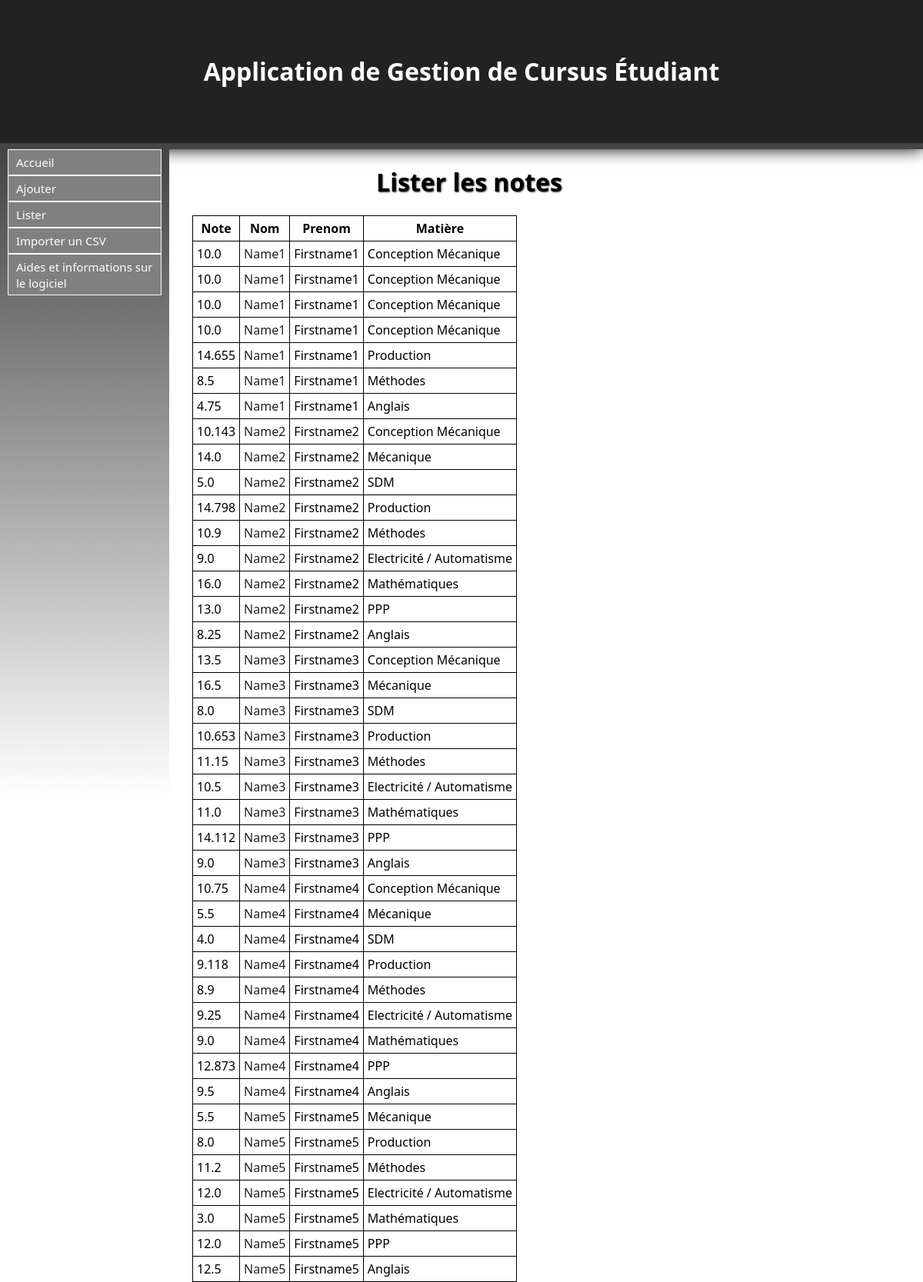
Page /Note/listernotes on the committed database.
### Note/models.py (models this page shows, shortened)
class Note(models.Model):
	valeur = models.FloatField()
	etudiant = models.ForeignKey(Etu, null=True)
	matiere = models.ForeignKey(Matiere, null=True)

### Etudiant/models.py (models this page shows, shortened)
class Etu(models.Model):
	nom = models.CharField(max_length=30, null=False)
	prenom = models.CharField(max_length=30, null=False)
	age = models.IntegerField(null=True)
	apogee = models.IntegerField(null=True)
	date_naissance = models.DateField(null=True)
	sexe = models.CharField(max_length=1, null=True)
	adresse = models.CharField(max_length=100, null=True)
	ine = models.CharField(max_length=100, null=True)
	adresse_parents = models.CharField(max_length=100, null=True)
	tel = models.IntegerField(null=True)
	tel_par = models.IntegerField(null=True)
	lieu_naissance = models.CharField(max_length=100, null=True)
	nationalite = models.CharField(max_length=100, null=True)
	situation_familiale = models.CharField(max_length=100, null=True)
	situation_militaire = models.CharField(max_length=100, null=True)
	cate_socio_pro_chef_famille = models.CharField(max_length=100, null=True)
	cate_socio_pro_autre_parent = models.CharField(max_length=100, null=True)
	aide_financiere = models.CharField(max_length=100, null=True)
	bourse = models.CharField(max_length=100, null=True)
	groupe = models.ForeignKey(Groupe, null=True)

### Matiere/models.py (models this page shows, shortened)
class Matiere(models.Model):
	intitule = models.CharField(max_length=30,null=False)
	code = models.CharField(max_length=30,null=False)
	coefficient = models.FloatField(default=1.0)
	unite = models.ForeignKey('UE.UniteE', null=True)

### Note/views.py (the view)
def listernotes(request):
	notes = Note.objects.all().order_by('etudiant__nom')
	return render(request, 'contenu_html/listernotes.html',{'notes': notes})

### Note/templates/contenu_html/listernotes.html (shortened to what this page needs)
{% extends "base.html" %}
{% block content %}
<h1>Lister les notes</h1>
{% if not notes %}
	<p>Pas de notes</p>
{% else %}
	<table style="border:1px solid black; border-collapse : collapse;">
	<tr>
		<th style="border:1px solid black;">Note</th>
		<th style="border:1px solid black;">Nom</th>
		<th style="border:1px solid black;">Prenom</th>
		<th style="border:1px solid black;">Matière</th>
	</tr>
{% endif %}
{% for note in notes %}
	<tr>
		<td style="border:1px solid black;">{{ note.valeur }}</td>
		<td style="border:1px solid black;"><a href="listeretu/{{ note.etudiant_id }}">{{ note.etudiant.nom }}</a></td>
		<td style="border:1px solid black;">{{ note.etudiant.prenom }}</td>
		<td style="border:1px solid black;">{{ note.matiere.intitule }}</td>
	</tr>
{% endfor %}
</table>
{% endblock %}

### Etudiant/static/css/stylesheet.css (style rules this page uses)
a { color:#222222; text-decoration: none; }
body { font-family: "Segoe UI", Verdana, serif; font-size:12pt; margin:0; padding:0; }
h1 { text-shadow:1px 1px 2px #333333; text-align: center; color:white; }
#main h1 { color: black; }
table { margin-left: 50px; }
td,th { padding: 5px; }

### rows in the picture
Note: valeur "10.0", etudiant.nom "Name1", etudiant.prenom "Firstname1", matiere.intitule "Conception Mécanique"
Note: valeur "10.0", etudiant.nom "Name1", etudiant.prenom "Firstname1", matiere.intitule "Conception Mécanique"
Note: valeur "10.0", etudiant.nom "Name1", etudiant.prenom "Firstname1", matiere.intitule "Conception Mécanique"
Note: valeur "10.0", etudiant.nom "Name1", etudiant.prenom "Firstname1", matiere.intitule "Conception Mécanique"
Note: valeur "14.655", etudiant.nom "Name1", etudiant.prenom "Firstname1", matiere.intitule "Production"
Note: valeur "8.5", etudiant.nom "Name1", etudiant.prenom "Firstname1", matiere.intitule "Méthodes"
Note: valeur "4.75", etudiant.nom "Name1", etudiant.prenom "Firstname1", matiere.intitule "Anglais"
Note: valeur "10.143", etudiant.nom "Name2", etudiant.prenom "Firstname2", matiere.intitule "Conception Mécanique"
Note: valeur "14.0", etudiant.nom "Name2", etudiant.prenom "Firstname2", matiere.intitule "Mécanique"
Note: valeur "5.0", etudiant.nom "Name2", etudiant.prenom "Firstname2", matiere.intitule "SDM"
Note: valeur "14.798", etudiant.nom "Name2", etudiant.prenom "Firstname2", matiere.intitule "Production"
Note: valeur "10.9", etudiant.nom "Name2", etudiant.prenom "Firstname2", matiere.intitule "Méthodes"
Note: valeur "9.0", etudiant.nom "Name2", etudiant.prenom "Firstname2", matiere.intitule "Electricité / Automatisme"
Note: valeur "16.0", etudiant.nom "Name2", etudiant.prenom "Firstname2", matiere.intitule "Mathématiques"
Note: valeur "13.0", etudiant.nom "Name2", etudiant.prenom "Firstname2", matiere.intitule "PPP"
Note: valeur "8.25", etudiant.nom "Name2", etudiant.prenom "Firstname2", matiere.intitule "Anglais"
Note: valeur "13.5", etudiant.nom "Name3", etudiant.prenom "Firstname3", matiere.intitule "Conception Mécanique"
Note: valeur "16.5", etudiant.nom "Name3", etudiant.prenom "Firstname3", matiere.intitule "Mécanique"
Note: valeur "8.0", etudiant.nom "Name3", etudiant.prenom "Firstname3", matiere.intitule "SDM"
Note: valeur "10.653", etudiant.nom "Name3", etudiant.prenom "Firstname3", matiere.intitule "Production"
Note: valeur "11.15", etudiant.nom "Name3", etudiant.prenom "Firstname3", matiere.intitule "Méthodes"
Note: valeur "10.5", etudiant.nom "Name3", etudiant.prenom "Firstname3", matiere.intitule "Electricité / Automatisme"
Note: valeur "11.0", etudiant.nom "Name3", etudiant.prenom "Firstname3", matiere.intitule "Mathématiques"
Note: valeur "14.112", etudiant.nom "Name3", etudiant.prenom "Firstname3", matiere.intitule "PPP"
Note: valeur "9.0", etudiant.nom "Name3", etudiant.prenom "Firstname3", matiere.intitule "Anglais"
Note: valeur "10.75", etudiant.nom "Name4", etudiant.prenom "Firstname4", matiere.intitule "Conception Mécanique"
Note: valeur "5.5", etudiant.nom "Name4", etudiant.prenom "Firstname4", matiere.intitule "Mécanique"
Note: valeur "4.0", etudiant.nom "Name4", etudiant.prenom "Firstname4", matiere.intitule "SDM"
Note: valeur "9.118", etudiant.nom "Name4", etudiant.prenom "Firstname4", matiere.intitule "Production"
Note: valeur "8.9", etudiant.nom "Name4", etudiant.prenom "Firstname4", matiere.intitule "Méthodes"
Note: valeur "9.25", etudiant.nom "Name4", etudiant.prenom "Firstname4", matiere.intitule "Electricité / Automatisme"
Note: valeur "9.0", etudiant.nom "Name4", etudiant.prenom "Firstname4", matiere.intitule "Mathématiques"
Note: valeur "12.873", etudiant.nom "Name4", etudiant.prenom "Firstname4", matiere.intitule "PPP"
Note: valeur "9.5", etudiant.nom "Name4", etudiant.prenom "Firstname4", matiere.intitule "Anglais"
Note: valeur "5.5", etudiant.nom "Name5", etudiant.prenom "Firstname5", matiere.intitule "Mécanique"
Note: valeur "8.0", etudiant.nom "Name5", etudiant.prenom "Firstname5", matiere.intitule "Production"
Note: valeur "11.2", etudiant.nom "Name5", etudiant.prenom "Firstname5", matiere.intitule "Méthodes"
Note: valeur "12.0", etudiant.nom "Name5", etudiant.prenom "Firstname5", matiere.intitule "Electricité / Automatisme"
Note: valeur "3.0", etudiant.nom "Name5", etudiant.prenom "Firstname5", matiere.intitule "Mathématiques"
Note: valeur "12.0", etudiant.nom "Name5", etudiant.prenom "Firstname5", matiere.intitule "PPP"
Note: valeur "12.5", etudiant.nom "Name5", etudiant.prenom "Firstname5", matiere.intitule "Anglais"
